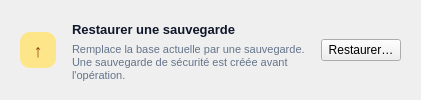
                                                            <widget class="QFrame" name="danger_card_warn">
                                                                <layout class="QHBoxLayout" name="dangerRestoreLayout">
                                                                    <property name="spacing">
                                                                        <number>16</number>
                                                                    </property>
                                                                    <property name="leftMargin">
                                                                        <number>20</number>
                                                                    </property>
                                                                    <property name="topMargin">
                                                                        <number>18</number>
                                                                    </property>
                                                                    <property name="rightMargin">
                                                                        <number>20</number>
                                                                    </property>
                                                                    <property name="bottomMargin">
                                                                        <number>18</number>
                                                                    </property>
                                                                    <item>
                                                                        <widget class="QLabel" name="dangerRestoreIcon">
                                                                            <property name="minimumSize">
                                                                                <size>
                                                                                    <width>36</width>
                                                                                    <height>36</height>
                                                                                </size>
                                                                            </property>
                                                                            <property name="maximumSize">
                                                                                <size>
                                                                                    <width>36</width>
                                                                                    <height>36</height>
                                                                                </size>
                                                                            </property>
                                                                            <property name="styleSheet">
                                                                                <string notr="true">background: #fde68a; color: #92400e; border-radius: 10px; font-size: 18px; font-weight: 800;</string>
                                                                            </property>
                                                                            <property name="text">
                                                                                <string>↑</string>
                                                                            </property>
                                                                            <property name="alignment">
                                                                                <set>Qt::AlignmentFlag::AlignCenter</set>
                                                                            </property>
                                                                        </widget>
                                                                    </item>
                                                                    <item>
                                                                        <layout class="QVBoxLayout" name="dangerRestoreText">
                                                                            <property name="spacing">
                                                                                <number>3</number>
                                                                            </property>
                                                                            <item>
                                                                                <widget class="QLabel" name="dangerRestoreTitle">
                                                                                    <property name="styleSheet">
                                                                                        <string notr="true">color: #0f172a; font-size: 13px; font-weight: 800;</string>
                                                                                    </property>
                                                                                    <property name="text">
                                                                                        <string>Restaurer une sauvegarde</string>
                                                                                    </property>
                                                                                </widget>
                                                                            </item>
                                                                            <item>
                                                                                <widget class="QLabel" name="dangerRestoreDesc">
                                                                                    <property name="styleSheet">
                                                                                        <string notr="true">color: #64748b; font-size: 11px;</string>
                                                                                    </property>
                                                                                    <property name="text">
                                                                                        <string>Remplace la base actuelle par une sauvegarde. Une sauvegarde de sécurité est créée avant l'opération.</string>
                                                                                    </property>
                                                                                    <property name="wordWrap">
                                                                                        <bool>true</bool>
                                                                                    </property>
                                                                                </widget>
                                                                            </item>
                                                                        </layout>
                                                                    </item>
                                                                    <item>
                                                                        <widget class="QPushButton" name="btn_restore_db">
                                                                            <property name="cursor">
                                                                                <cursorShape>PointingHandCursor</cursorShape>
                                                                            </property>
                                                                            <property name="text">
                                                                                <string>Restaurer…</string>
                                                                            </property>
                                                                        </widget>
                                                                    </item>
                                                                </layout>
                                                            </widget>
